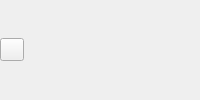
<?xml version="1.0" encoding="UTF-8"?>
<ui version="4.0">
 <class>LanguageButtonsWidget</class>
 <widget class="QWidget" name="LanguageButtonsWidget">
  <layout class="QHBoxLayout" name="languagesLayout">
   <property name="spacing">
    <number>0</number>
   </property>
   <property name="leftMargin">
    <number>0</number>
   </property>
   <property name="topMargin">
    <number>0</number>
   </property>
   <property name="rightMargin">
    <number>0</number>
   </property>
   <property name="bottomMargin">
    <number>0</number>
   </property>
   <item>
    <widget class="QToolButton" name="editButton">
     <property name="icon">
      <iconset theme="document-edit">
       <normaloff>.</normaloff>.</iconset>
     </property>
    </widget>
   </item>
   <item>
    <spacer name="horizontalSpacer">
     <property name="orientation">
      <enum>Qt::Horizontal</enum>
     </property>
     <property name="sizeHint" stdset="0">
      <size>
       <width>52</width>
       <height>20</height>
      </size>
     </property>
    </spacer>
   </item>
  </layout>
 </widget>
 <resources/>
 <connections>
  <connection>
   <sender>editButton</sender>
   <signal>clicked()</signal>
   <receiver>LanguageButtonsWidget</receiver>
   <slot>editLanguages()</slot>
   <hints>
    <hint type="sourcelabel">
     <x>73</x>
     <y>15</y>
    </hint>
    <hint type="destinationlabel">
     <x>44</x>
     <y>15</y>
    </hint>
   </hints>
  </connection>
 </connections>
 <slots>
  <slot>editLanguages()</slot>
 </slots>
</ui>
